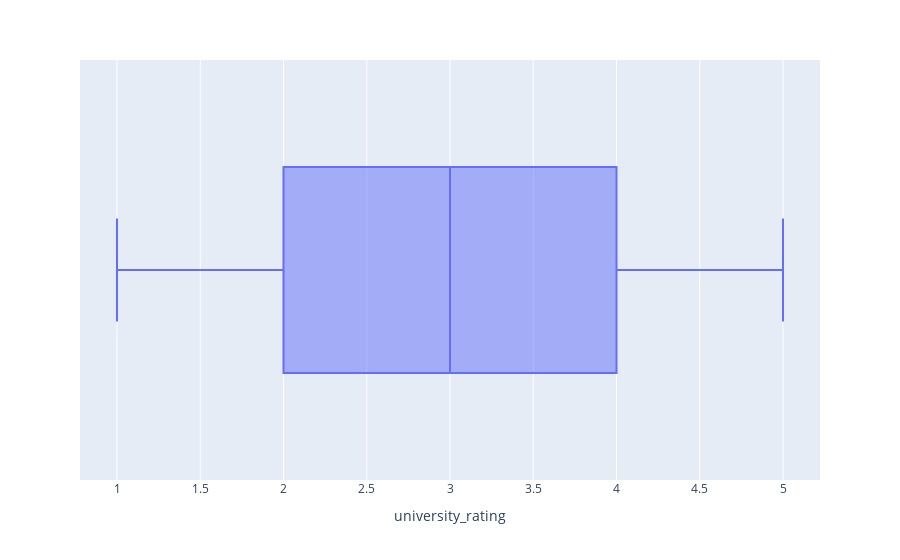

This figure's notebook cell:
### Code cell
px.box(df,x=cols[2])

### Figure 1 — Plotly figure (JSON) as saved in the notebook; plotly's stock layout.template omitted (floating-point values rounded to 4 significant figures; data arrays with more than 128 entries replaced by an {"elided": "..."} marker saying what was removed)
{"data": [{"alignmentgroup": "True", "hovertemplate": "university_rating=%{x}<extra></extra>", "legendgroup": "", "marker": {"color": "#636efa"}, "name": "", "notched": false, "offsetgroup": "", "orientation": "h", "showlegend": false, "type": "box", "x": {"elided": "500 int values"}, "x0": " ", "xaxis": "x", "y0": " ", "yaxis": "y"}], "layout": {"boxmode": "group", "legend": {"tracegroupgap": 0}, "margin": {"t": 60}, "xaxis": {"anchor": "y", "domain": [0, 1], "title": {"text": "university_rating"}}, "yaxis": {"anchor": "x", "domain": [0, 1]}}}
